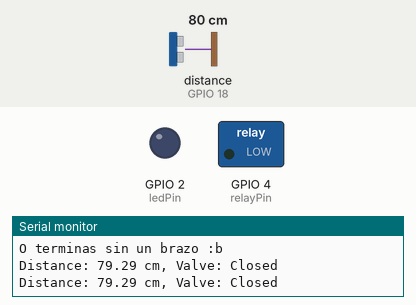
This sketch was run on a simulated ESP32. Parts: switched loads named in the sketch (green lamp = pin HIGH), output pins drawn as LEDs (lit = HIGH), the last lines printed to the serial monitor. Wiring (from diagram.json): ultrasonic range finder: trigger GPIO 5; echo GPIO 18. Inputs (shaded band) come from the test bench; at power-on: distance to the obstacle (sensor on GPIO 18) 80 cm. The echo pulse lasts 58.3 µs per cm; pins used as bus, display or sensor lines are not drawn.

Above: at 3.3 s.
3.4 s: distance to the obstacle (sensor on GPIO 18) set to 12 cm
6.7 s: distance to the obstacle (sensor on GPIO 18) set to 9 cm
At 13.3 s:
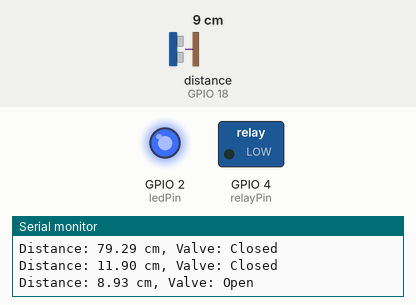
13.6 s: distance to the obstacle (sensor on GPIO 18) set to 18 cm
At 15.5 s:
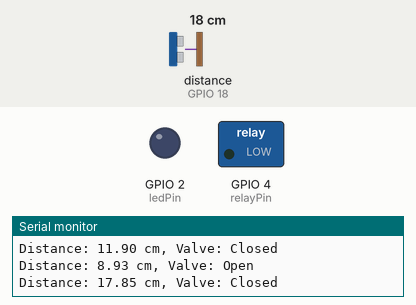
16.9 s: distance to the obstacle (sensor on GPIO 18) set to 2 cm
At 18.6 s:
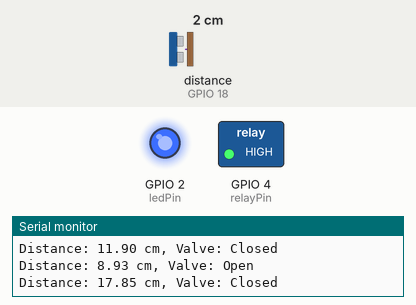
Timing chart, 0 to 24.1 s (numbered marks = the images above; inputs shaded):
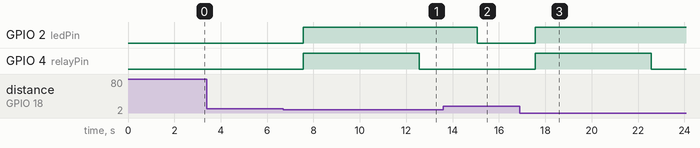

Measured:
- the behaviour switches between 11 and 10 cm on distance to the obstacle (sensor on GPIO 18) (found by bisection; images 0 and 1)
- after the input at 6.7 s, GPIO 2 (ledPin): LOW → HIGH after 0.86 s; GPIO 4 (relayPin): LOW → HIGH after 0.86 s, → LOW 5.0 s later
- after the input at 13.6 s, GPIO 2 (ledPin): HIGH → LOW after 1.5 s; GPIO 4 (relayPin): stays LOW (without the input it goes to HIGH after 1.5 s)
- after the input at 16.9 s, GPIO 2 (ledPin): LOW → HIGH after 0.67 s; GPIO 4 (relayPin): LOW → HIGH after 0.67 s, → LOW 5.0 s later

The sketch:

sketch.ino
```cpp
#include "Device.h"

Device device;

void setup() {
  device.setup();
}

void loop() {
  device.loop();
}
```

ActuatorManager.cpp
```cpp
#include "ActuatorManager.h"

void ActuatorManager::setup(){
  pinMode(relayPin, OUTPUT);
  pinMode(ledPin,OUTPUT);
  digitalWrite(relayPin, LOW);
  digitalWrite(ledPin, LOW);
}

void ActuatorManager::updateActuators(double distance){
  if(distance < 10){
    doorState = 1;
    digitalWrite(relayPin, HIGH);
    digitalWrite(ledPin, HIGH);
    delay(5000);
    digitalWrite(relayPin, LOW);
  }else{
    doorState = 0;
    digitalWrite(ledPin, LOW);
  }
}

int ActuatorManager::getDoorState(){
  return doorState;
}
```

ActuatorManager.h
```cpp
#ifndef ACTUATORMANAGER_H
#define ACTUATORMANAGER_H
#include <Arduino.h>


class ActuatorManager{
  public:
    void setup();
    void updateActuators(double distance);
    int getDoorState();

  private:
    int relayPin = 4;
    int ledPin = 2;
    int doorState = 0;
};

#endif
```

Device.cpp
```cpp
#include "Device.h"

Device::Device() {}

void Device::setup(){
  Serial.begin(9600);
  Serial.println("Los mejores cortes de pelo");
  Serial.println("Te los dan en los chamos");
  Serial.println("O terminas sin un brazo :b");

  sensormanager.setup();
  actuatormanager.setup();
}

void Device::loop(){
  sensormanager.updateSensors();

  statemanager.setDistance(sensormanager.getDistance());

  actuatormanager.updateActuators(statemanager.getDistance());

  Serial.print("Distance: ");
  Serial.print(statemanager.getDistance());
  Serial.print(" cm, Valve: ");
  Serial.println(actuatormanager.getDoorState() == 1 ? "Open": "Closed");

  delay(2500);
}
```

Device.h
```cpp
#ifndef DEVICE_H
#define DEVICE_H

#include <Arduino.h>
#include <SensorManager.h>
#include <ActuatorManager.h>
#include <StateManager.h>

class Device{
  public:
    Device();
    void loop();
    void setup();

  private:
  SensorManager sensormanager;
  ActuatorManager actuatormanager;
  StateManager statemanager;
};

#endif
```

SensorManager.cpp
```cpp
#include "SensorManager.h"

void SensorManager::setup(){
  pinMode(triggerPin, OUTPUT);
  pinMode(echoPin, INPUT);
}

void SensorManager::updateSensors(){
  digitalWrite(triggerPin, LOW);
  delayMicroseconds(2);
  digitalWrite(triggerPin, HIGH);
  delayMicroseconds(10);
  digitalWrite(triggerPin, LOW);

  long duration = pulseIn(echoPin,HIGH);
  distance = (duration * 0.034)/2;

}


double SensorManager::getDistance(){
  return distance;
}
```

SensorManager.h
```cpp
#ifndef SENSORMANAGER_H
#define SENSORMANAGER_H

#include <Arduino.h>

class  SensorManager{
  public:
    void setup();
    void updateSensors();
    double getDistance();

  private:
    int triggerPin = 5;
    int echoPin = 18;
    double distance;
};


#endif
```

StateManager.cpp
```cpp
#include "StateManager.h"

void StateManager::setDistance(double distance){
  this->distance = distance;
}

double StateManager::getDistance(){
  return distance;
}
```

StateManager.h
```cpp
#ifndef STATEMANAGER_H
#define STATEMANAGER_H

#include <Arduino.h>

class StateManager{
  public:
    void setDistance(double distance);
    double getDistance();
  private:
  double distance;
};
#endif 
```
